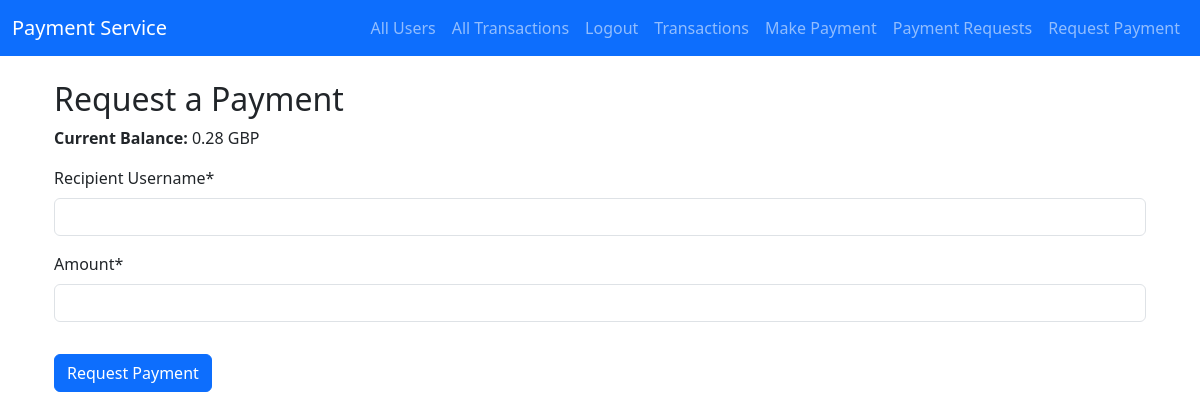
/webapps2025/pay/request/ (signed in), run on an earlier commit of the app's database.
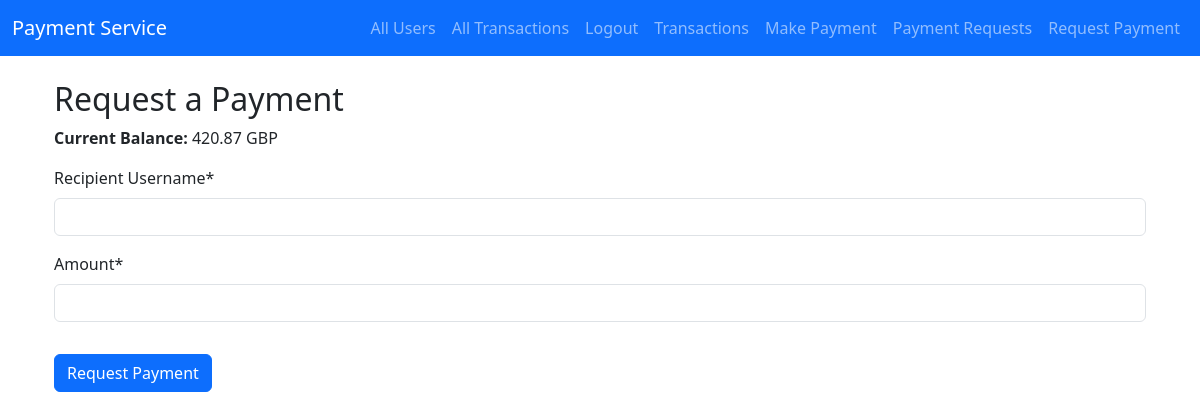
And on a later commit of the database.
### register/models.py (models this page shows, shortened)
class CustomUser(AbstractUser):
    CURRENCY_CHOICES = [
        ('GBP', 'Pounds'),
        ('USD', 'US Dollars'),
        ('EUR', 'Euros'),
    ]
    currency = models.CharField(max_length=3, choices=CURRENCY_CHOICES, default='GBP')
    balance = models.DecimalField(max_digits=10, decimal_places=2, default=Decimal('750.00'))

### payapp/views.py (the view)
# urls.py: path('webapps2025/pay/request/', request_payment, name='request_payment'),
@login_required
def request_payment(request):
    if request.method == 'POST':
        form = PaymentForm(request.POST)
        if form.is_valid():
            recipient_name = form.cleaned_data['recipient']
            amount = form.cleaned_data['amount']
            sender = request.user
            User = get_user_model()
            recipient = User.objects.filter(username=recipient_name).first()
            if not recipient:
                messages.error(request, "User not found.")
                return redirect('request_payment')
            Transaction.objects.create(
                sender=sender,
                recipient=recipient,
                transaction_type='REQUEST',
                amount=amount,
                status='Pending'
            )
            messages.success(request, f"Payment request of {amount} sent to {recipient.username}.")
            return redirect('transaction_history')
        else:
            messages.error(request, "Please correct the errors below.")
    else:
        form = PaymentForm()
    return render(request, 'payapp/request_payment.html', {'form': form})

### payapp/views.py
class PaymentForm(forms.Form):
    recipient = forms.CharField(max_length=150, label="Recipient Username")
    amount = forms.DecimalField(decimal_places=2, max_digits=10, label="Amount")

### templates/payapp/request_payment.html (shortened to what this page needs)
{% extends "base.html" %}
{% load crispy_forms_tags %}
{% block content %}
<div class="container mt-4">
  <h2>Request a Payment</h2>
  <div class="mb-3">
    <strong>Current Balance:</strong> {{ user.balance|floatformat:2 }} {{ user.currency }}
  </div>
  <form method="POST">
    {{ form|crispy }}
    <button type="submit" class="btn btn-primary mt-3">Request Payment</button>
  </form>
</div>
{% endblock content %}

What changed in the data, as far as the page shows it:
changed CustomUser "GBP": balance "0.28" → "420.87"
